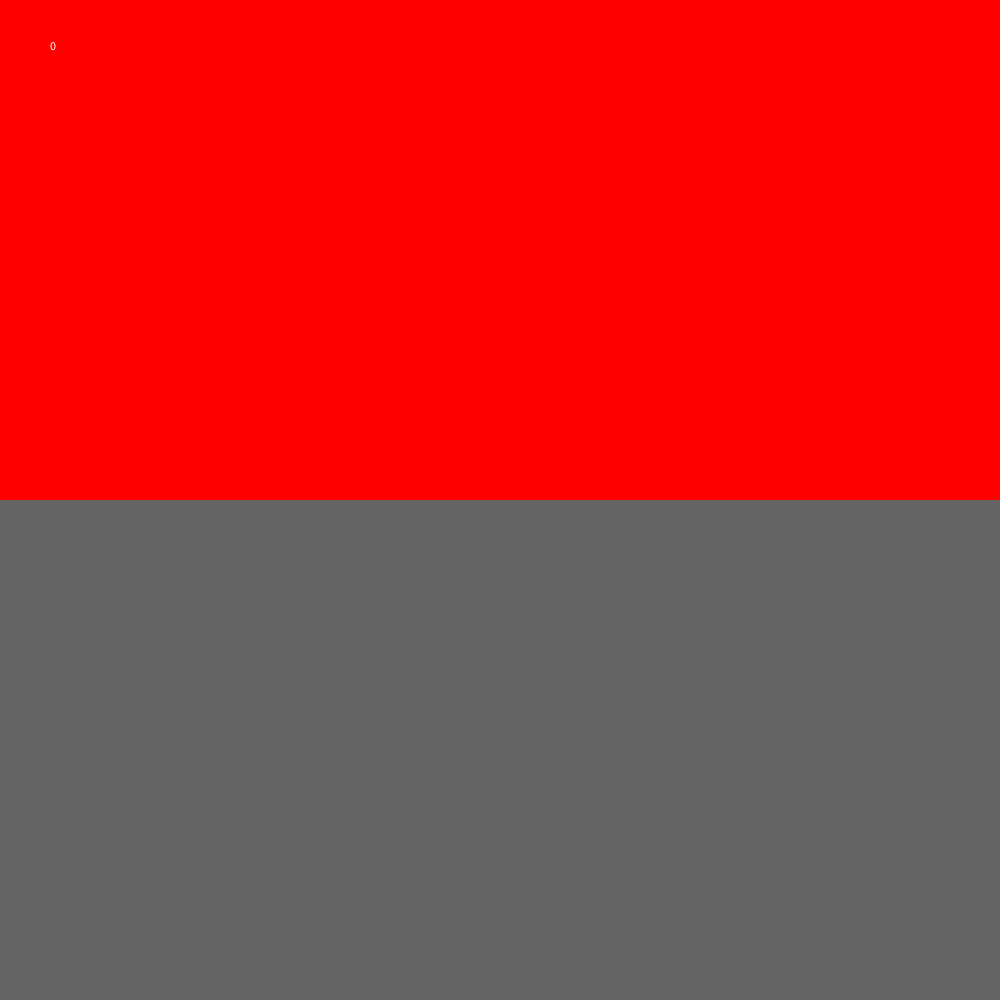
Frame 1 (no input)
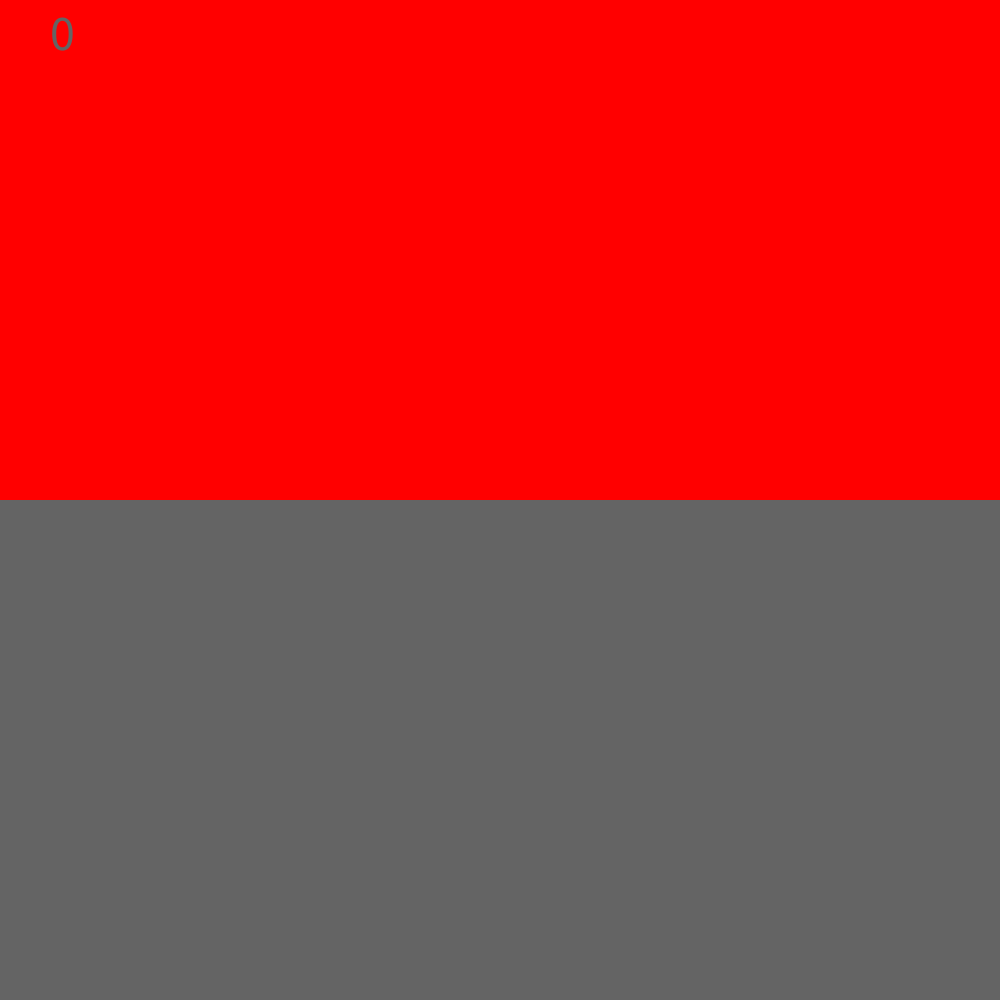
Frame 60 (the mouse pressed at the canvas centre just before this capture)
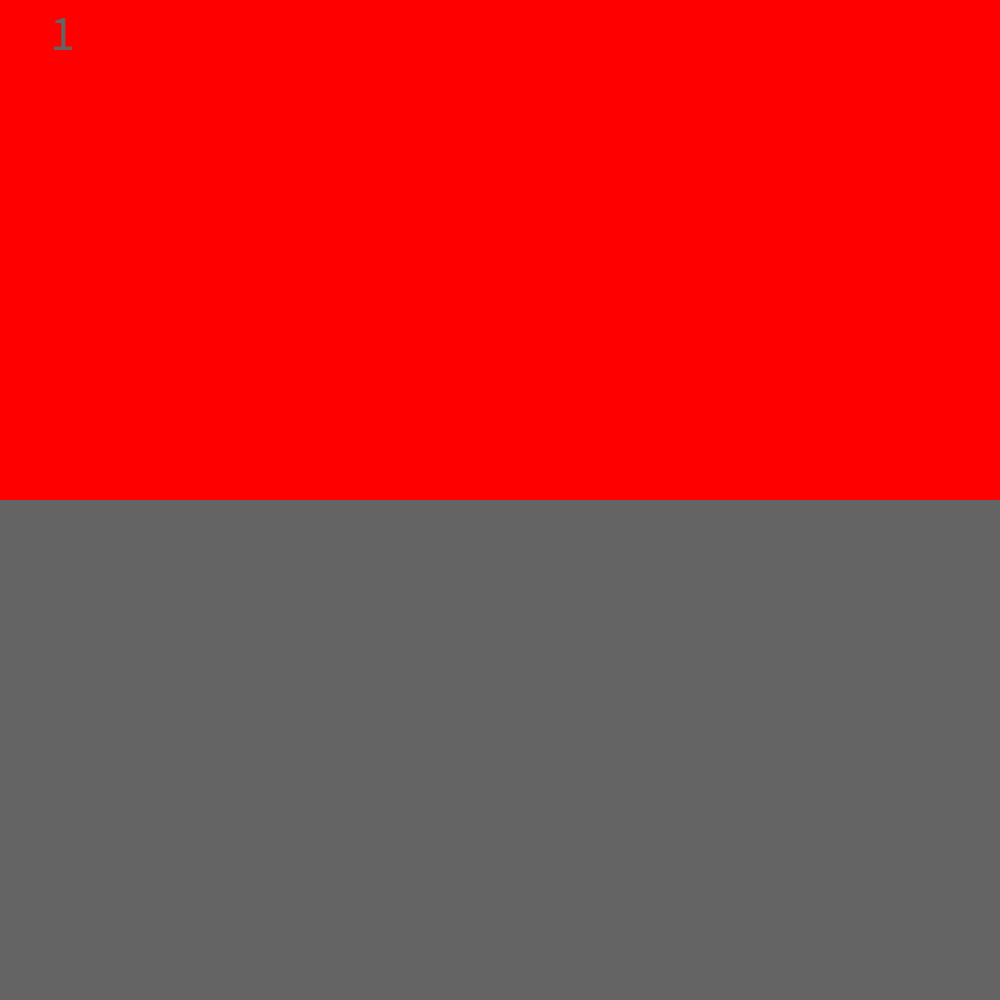
Frame 120 (the mouse held since frame 60 and released just before this capture)

The Processing sketch that drew these frames (run headless with seeded random() and noise(); from frame 60 on, the mouse is pressed at the canvas centre):

// Processing sketch: Click_Thing
// ── Click_Thing.pde
int score = 0;
int somethings = 0;
int times = 1;
int rep = 0;
void setup(){
  size(1000,1000);
}
void draw(){
  if(rep >= 50/(somethings+1)){
    times += 1;
    rep = 0;
  }
  rep+=1;
  background(255,0,0);
  text(score,50,50);
  noStroke();
  fill(100);
  rect(0,500,1000,500);
  textSize(50);
  text("Buy Something! 20 score!",20,750);
}
void mousePressed(){
  score+=1;
  if(mouseY > 500 && score >= 20){
    somethings+=1;
    score-=20;
  }
}
void keyPressed(){
  if(key=='a' && times > 1){
    times-=1;
  }
  else if(key == 'd'){
    times+=1;
  }
}
